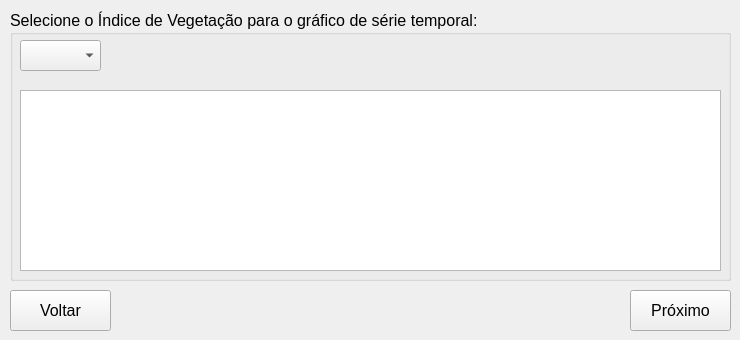
   <widget class="QWidget" name="tab_8">
    <attribute name="title">
     <string>Passo 5</string>
    </attribute>
    <widget class="QGroupBox" name="groupBox_27">
     <property name="geometry">
      <rect>
       <x>10</x>
       <y>10</y>
       <width>721</width>
       <height>271</height>
      </rect>
     </property>
     <property name="font">
      <font>
       <pointsize>12</pointsize>
      </font>
     </property>
     <property name="title">
      <string>Selecione o Índice de Vegetação para o gráfico de série temporal:</string>
     </property>
     <widget class="QComboBox" name="series_indice">
      <property name="geometry">
       <rect>
        <x>10</x>
        <y>30</y>
        <width>81</width>
        <height>31</height>
       </rect>
      </property>
      <property name="font">
       <font>
        <pointsize>12</pointsize>
       </font>
      </property>
     </widget>
     <widget class="QTextBrowser" name="textBrowser_index_explain">
      <property name="geometry">
       <rect>
        <x>10</x>
        <y>80</y>
        <width>701</width>
        <height>181</height>
       </rect>
      </property>
     </widget>
    </widget>
    <widget class="QPushButton" name="QPushButton_next_5">
     <property name="geometry">
      <rect>
       <x>630</x>
       <y>290</y>
       <width>101</width>
       <height>41</height>
      </rect>
     </property>
     <property name="font">
      <font>
       <pointsize>12</pointsize>
      </font>
     </property>
     <property name="text">
      <string>Próximo</string>
     </property>
     <property name="icon">
      <iconset>
       <normaloff>medias/icons8-forward-button-50.png</normaloff>medias/icons8-forward-button-50.png</iconset>
     </property>
    </widget>
    <widget class="QPushButton" name="QPushButton_back_5">
     <property name="enabled">
      <bool>true</bool>
     </property>
     <property name="geometry">
      <rect>
       <x>10</x>
       <y>290</y>
       <width>101</width>
       <height>41</height>
      </rect>
     </property>
     <property name="font">
      <font>
       <pointsize>12</pointsize>
      </font>
     </property>
     <property name="text">
      <string>Voltar</string>
     </property>
     <property name="icon">
      <iconset>
       <normaloff>medias/icons8-back-button-50.png</normaloff>medias/icons8-back-button-50.png</iconset>
     </property>
    </widget>
   </widget>
